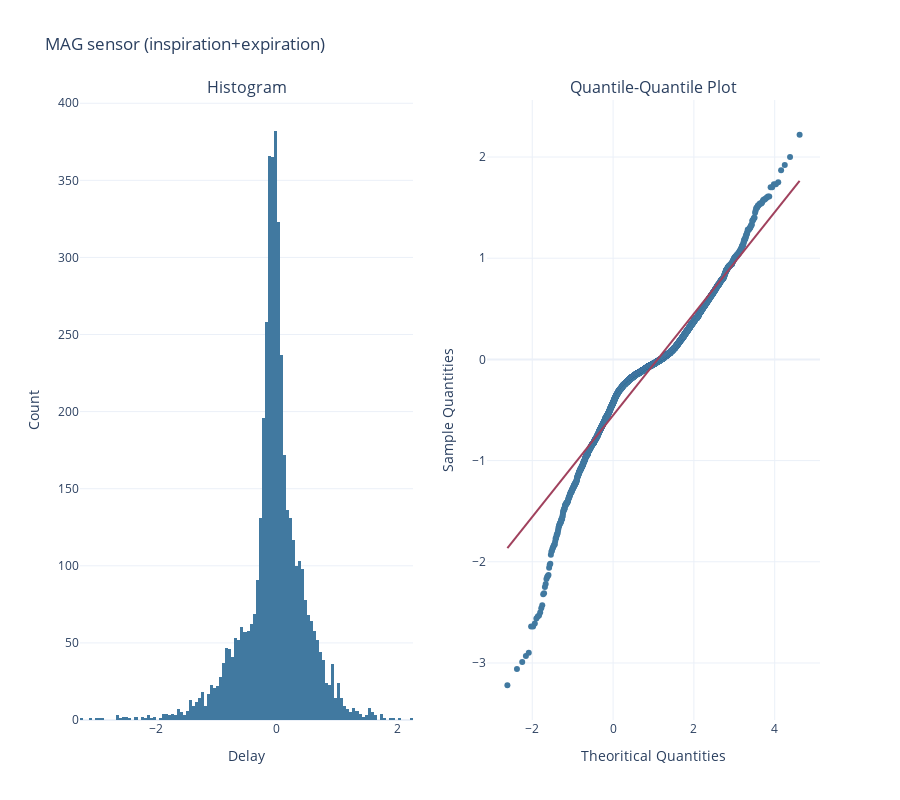
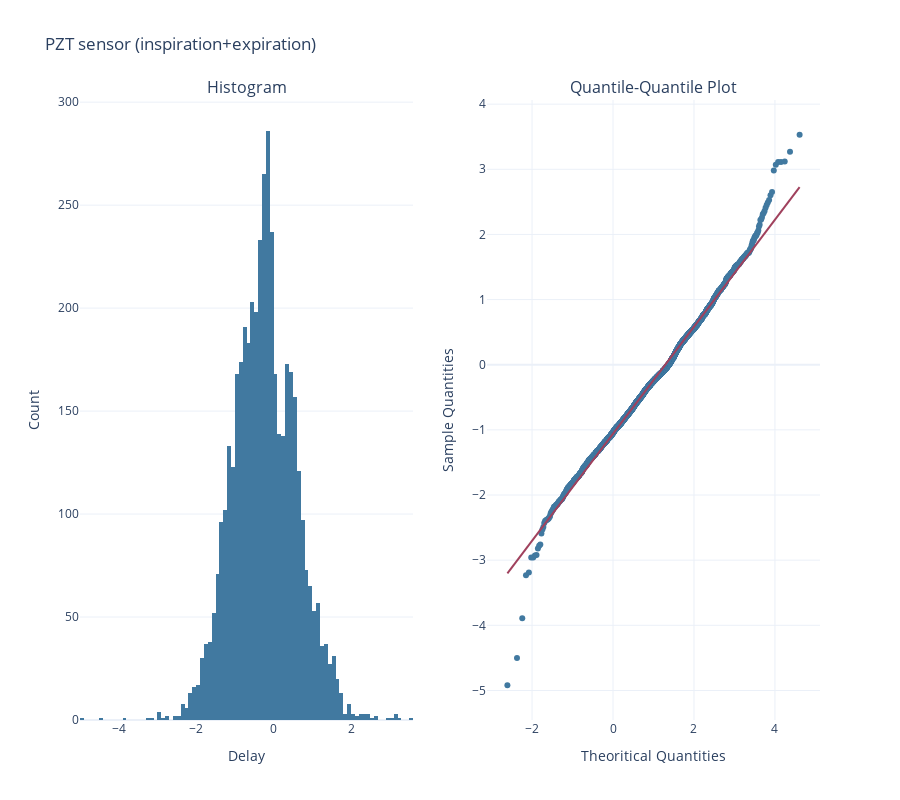

These figures' notebook cell, in order:
### Code cell
normality_test(delays_i_all_scientisst + delays_e_all_scientisst, sensor="MAG", type="inspiration+expiration")
normality_test(delays_i_all_bitalino + delays_e_all_bitalino, sensor="PZT", type="inspiration+expiration")

### Figure 1 — Plotly figure (JSON) as saved in the notebook; plotly's stock layout.template omitted (floating-point values rounded to 4 significant figures; data arrays with more than 128 entries replaced by an {"elided": "..."} marker saying what was removed)
{"data": [{"marker": {"color": "#4179A0"}, "type": "histogram", "x": {"elided": "4646 float values"}, "xaxis": "x", "yaxis": "y"}, {"marker": {"color": "#4179A0"}, "mode": "markers", "type": "scatter", "x": {"elided": "4646 float values"}, "xaxis": "x2", "y": {"elided": "4646 float values"}, "yaxis": "y2"}, {"line": {"color": "#A0415D"}, "mode": "lines", "type": "scatter", "x": [-2.617, 4.617], "xaxis": "x2", "y": [-1.865, 1.763], "yaxis": "y2"}], "layout": {"annotations": [{"font": {"size": 16}, "showarrow": false, "text": "Histogram", "x": 0.225, "xanchor": "center", "xref": "paper", "y": 1, "yanchor": "bottom", "yref": "paper"}, {"font": {"size": 16}, "showarrow": false, "text": "Quantile-Quantile Plot", "x": 0.775, "xanchor": "center", "xref": "paper", "y": 1, "yanchor": "bottom", "yref": "paper"}], "height": 800, "showlegend": false, "title": {"text": "MAG sensor (inspiration+expiration)"}, "width": 900, "xaxis": {"anchor": "y", "domain": [0, 0.45], "title": {"text": "Delay"}, "zeroline": false}, "xaxis2": {"anchor": "y2", "domain": [0.55, 1], "title": {"text": "Theoritical Quantities"}, "zeroline": false}, "yaxis": {"anchor": "x", "domain": [0, 1], "title": {"text": "Count"}}, "yaxis2": {"anchor": "x2", "domain": [0, 1], "title": {"text": "Sample Quantities"}}}}

### Figure 2 — Plotly figure (JSON) as saved in the notebook; plotly's stock layout.template omitted (floating-point values rounded to 4 significant figures; data arrays with more than 128 entries replaced by an {"elided": "..."} marker saying what was removed)
{"data": [{"marker": {"color": "#4179A0"}, "type": "histogram", "x": {"elided": "4505 float values"}, "xaxis": "x", "yaxis": "y"}, {"marker": {"color": "#4179A0"}, "mode": "markers", "type": "scatter", "x": {"elided": "4505 float values"}, "xaxis": "x2", "y": {"elided": "4505 float values"}, "yaxis": "y2"}, {"line": {"color": "#A0415D"}, "mode": "lines", "type": "scatter", "x": [-2.609, 4.609], "xaxis": "x2", "y": [-3.203, 2.726], "yaxis": "y2"}], "layout": {"annotations": [{"font": {"size": 16}, "showarrow": false, "text": "Histogram", "x": 0.225, "xanchor": "center", "xref": "paper", "y": 1, "yanchor": "bottom", "yref": "paper"}, {"font": {"size": 16}, "showarrow": false, "text": "Quantile-Quantile Plot", "x": 0.775, "xanchor": "center", "xref": "paper", "y": 1, "yanchor": "bottom", "yref": "paper"}], "height": 800, "showlegend": false, "title": {"text": "PZT sensor (inspiration+expiration)"}, "width": 900, "xaxis": {"anchor": "y", "domain": [0, 0.45], "title": {"text": "Delay"}, "zeroline": false}, "xaxis2": {"anchor": "y2", "domain": [0.55, 1], "title": {"text": "Theoritical Quantities"}, "zeroline": false}, "yaxis": {"anchor": "x", "domain": [0, 1], "title": {"text": "Count"}}, "yaxis2": {"anchor": "x2", "domain": [0, 1], "title": {"text": "Sample Quantities"}}}}
